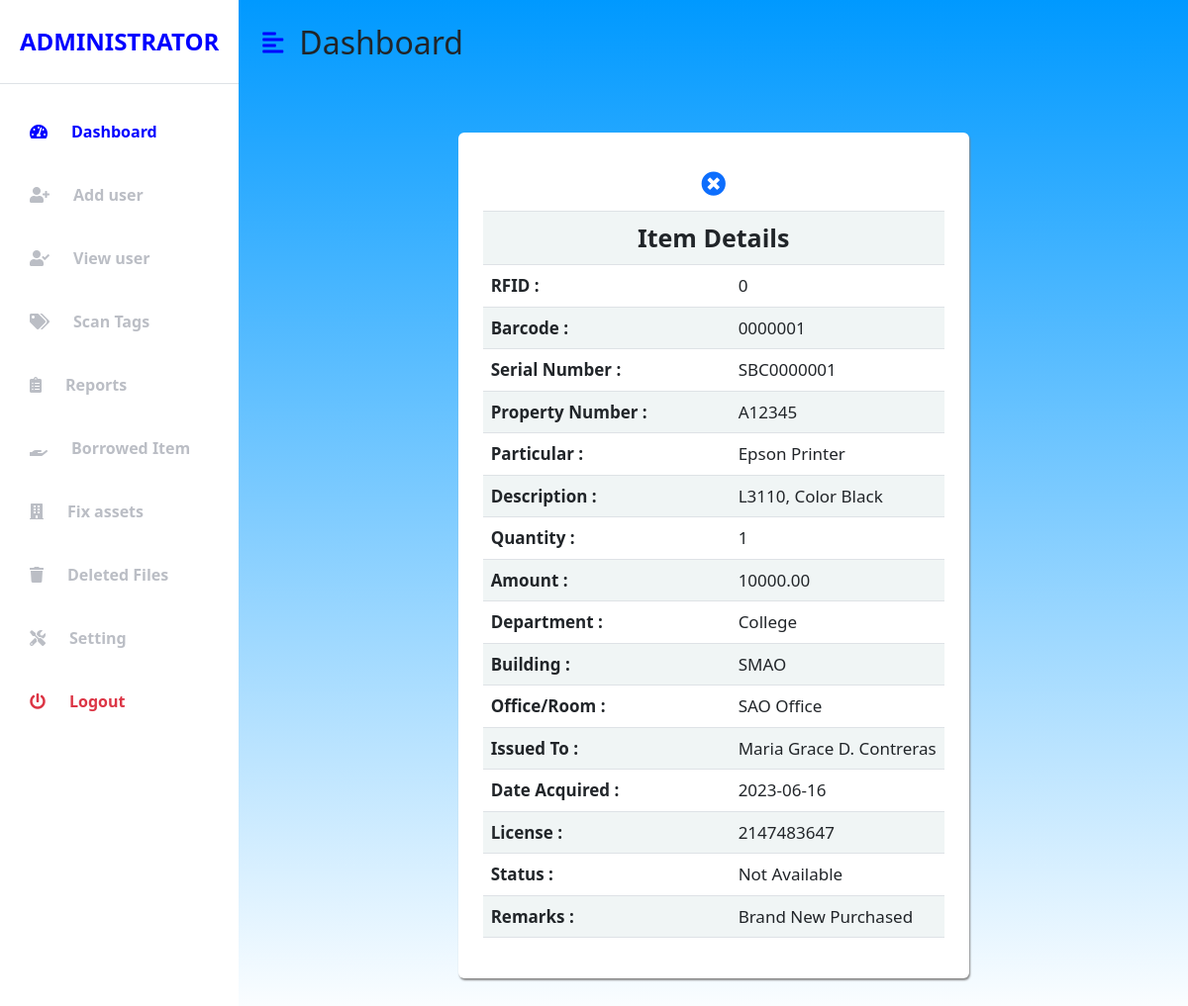
Page /adminviewmore.php?item_id=1 (signed in) on the committed database.
### tables this page shows
CREATE TABLE `item` (
  `item_id` int(12) NOT NULL,
  `rfid` int(255) NOT NULL,
  `barcode` varchar(255) NOT NULL,
  `sn` varchar(255) NOT NULL,
  `pcode` varchar(255) NOT NULL,
  `particular` varchar(255) NOT NULL,
  `description` varchar(255) NOT NULL,
  `qty` int(255) NOT NULL,
  `amount` decimal(12,2) NOT NULL,
  `department` varchar(255) NOT NULL,
  `building` varchar(255) NOT NULL,
  `officeroom` varchar(255) NOT NULL,
  `issuedto` varchar(255) NOT NULL,
  `dateacq` varchar(255) NOT NULL,
  `licensed` int(255) NOT NULL,
  `status` varchar(255) NOT NULL,
  `remark` varchar(255) NOT NULL
);

### adminviewmore.php (the view, shortened to what this page needs)
<!DOCTYPE html>
<html lang="en">
<head>
    <link href="https://cdn.jsdelivr.net/npm/bootstrap@5.0.0-beta3/dist/css/bootstrap.min.css" rel="stylesheet" />
    <link rel="stylesheet" href="https://cdnjs.cloudflare.com/ajax/libs/font-awesome/5.15.3/css/all.min.css" />
	<link rel="stylesheet" href="css/admin.css">
	<link rel="stylesheet" href="css/popupform.css">
</head>
<body>
    <div class="d-flex" id="wrapper">
        <div class="bg-white" id="sidebar-wrapper">
            <div class="sidebar-heading text-center py-4 primary-text fs-4 fw-bold text-uppercase border-bottom">ADMINISTRATOR</div>
            <div class="list-group list-group-flush my-3">
                <a href="admin.php" 		class="list-group-item list-group-item-action bg-transparent second-text active"><i  class="fas fa-tachometer-alt me-4"></i>Dashboard</a>
                <a href="adminadduser.php" 	class="list-group-item list-group-item-action bg-transparent second-text fw-bold"><i class="fas fa-user-plus me-4"></i>Add user</a>
                <a href="adminviewuser.php" class="list-group-item list-group-item-action bg-transparent second-text fw-bold"><i class='fas fa-user-check me-4'></i>View user</a>
				<a href="adminscantags.php" class="list-group-item list-group-item-action bg-transparent second-text fw-bold"><i class="fa fa-tags me-4"></i></i>Scan Tags</a>
                <a href="#" 				class="list-group-item list-group-item-action bg-transparent second-text fw-bold"><i class='fas fa-clipboard-list me-4'></i>Reports</a>
                <a href="#" class="list-group-item list-group-item-action bg-transparent second-text fw-bold"><i class='fas fa-hand-holding me-4'></i>Borrowed Item</a>
                <a href="#" class="list-group-item list-group-item-action bg-transparent second-text fw-bold"><i class='fa fa-building me-4'></i></i>Fix assets</a>
                <a href="#" class="list-group-item list-group-item-action bg-transparent second-text fw-bold"><i class='fa fa-trash me-4'></i>Deleted Files</a>
                <a href="#" class="list-group-item list-group-item-action bg-transparent second-text fw-bold"><i class='fas fa-tools me-4'></i>Setting</a>
                <a href="logout.php" class="list-group-item list-group-item-action bg-transparent text-danger fw-bold"><i class="fas fa-power-off me-4"></i>Logout</a>
            </div>
        </div>
        <div id="page-content-wrapper">
            <nav class="navbar navbar-expand-lg navbar-light bg-transparent py-4 px-4">
                <div class="d-flex align-items-center">
                    <i class="fas fa-align-left primary-text fs-4 me-3" id="menu-toggle"></i>
                    <h2 class="fs-2 m-0">Dashboard</h2>
                </div>
            </nav>
            <div class="container-fluid px-4">
				<div class="row my-5">
                    <div class="form2">
					<div class="tableform">
						<?php
							require('db.php');
							$item_id=$_GET['item_id'];
							$sql = "SELECT * FROM item where item_id='$item_id'";
							$result = $con->query($sql);
							if ($result->num_rows > 0) {
							while($row = $result->fetch_assoc()) {
						?>
                        <table class="table bg-white rounded " style="font-size:17px; width:auto;">
							<tr><td colspan="2" align="center" style="font-size:25px;"><a href="admin.php?item_id=<?php echo($row['item_id']);?>" /><i class="fa fa-times-circle"></i></a></td></tr>
							<tr><td colspan="2" align="center" style="font-size:25px;"><label><b>Item Details</b></label></td></tr>
							<tr>
								<td><label for="rfid"><b>RFID :</b></label></td>
								<td><label for="rfid"><?php echo $row['rfid'];?></label></td>
							</tr>
							<tr>
								<td><label><b>Barcode :</b></label></td>
								<td><label><?php echo $row['barcode'];?></label></td>
							</tr>
							<tr>
								<td><label><b>Serial Number :</b></label></td>
								<td><label><?php echo $row['sn'];?></label></td>
							</tr>
							<tr>
								<td width="250px;"><label><b>Property Number :</b></label></td>
								<td><label><?php echo $row['pcode'];?></label></td>
							</tr>
							<tr>
								<td><label><b>Particular :</b></label></td>
								<td><label><?php echo $row['particular'];?></label></td>
							</tr>
							<tr>
								<td><label><b>Description :</b></label></td>
								<td><label><?php echo $row['description'];?></label></td>
							</tr>
							<tr>
								<td><label><b>Quantity :</b></label></td>
								<td><label><?php echo $row['qty'];?></label></td>
							</tr>
							<tr>
								<td><label><b>Amount :</b></label></td>
								<td><label><?php echo $row['amount'];?></label></td>
							</tr>
							<tr>
								<td><label><b>Department :</b></label></td>
								<td><label><?php echo $row['department'];?></label></td>
							</tr>
							<tr>
								<td><label><b>Building :</b></label></td>
								<td><label><?php echo $row['building'];?></label></td>
							</tr>
							<tr>
								<td><label><b>Office/Room :</b></label></td>
								<td><Label><?php echo $row['officeroom'];?></label></td>
							</tr>
							<tr>
								<td><label><b>Issued To :</b></label></td>
								<td><label><?php echo $row['issuedto'];?></label></td>
							</tr>
							<tr>
								<td><label><b>Date Acquired :</b></label></td>
								<td><label><?php echo $row['dateacq'];?></label></td>
							</tr>
							<tr>
								<td><label><b>License :</b></label></td>
								<td><label><?php echo $row['licensed'];?></label></td>
							</tr>
							<tr>
								<td><label><b>Status :</b></label></td>
								<td><label><?php echo $row['status'];?></label></td>
							</tr>
							<tr>
								<td><label><b>Remarks :</b></label></td>
								<td><label><?php echo $row['remark'];?></label></td>
							</tr>
							<?php
								}
								echo "</table>";
								} else { echo "0 results"; }
							?>
							</div>
						</div>
					</div>
				</div>
			</div>
    </div>
</body>
</html>

### css/admin.css (style rules this page uses)
:root { --main-bg-color: #009d6; --main-text-color: blue; --second-text-color: #bbbec5; --second-bg-color: #c1efde; }
.primary-text { color: var(--main-text-color); }
.second-text { color: var(--second-text-color); }
#wrapper { overflow-x: hidden; background-image: linear-gradient(to bottom, #0099ff 0%, #fff 100%); }
#sidebar-wrapper { min-height: 100vh; margin-left: -15rem; -webkit-transition: margin 0.25s ease-out; -moz-transition: margin 0.25s ease-out; -o-transition: margin 0.25s ease-out; transition: margin 0.25s ease-out; }
#sidebar-wrapper .sidebar-heading { padding: 0.875rem 1.25rem; font-size: 1.2rem; }
#sidebar-wrapper .list-group { width: 15rem; }
#page-content-wrapper { min-width: 100vw; }
#menu-toggle { cursor: pointer; }
.list-group-item { border: none; padding: 20px 30px; }
.list-group-item.active { background-color: transparent; color: var(--main-text-color); font-weight: bold; border: none; }
@media (min-width: 768px) { #sidebar-wrapper { margin-left: 0; } }
@media (min-width: 768px) { #page-content-wrapper { min-width: 0; width: 100%; } }
.form2 { display: flex; justify-content: center; border:0px solid black; }
.tableform { display: flex; justify-content: center; border:0px solid black; background: white; width:auto; padding: 25px; border-radius: 6px; box-shadow: 1px 2px 2px #888888; }

### adminviewmore.php (style rules this page uses)
tr:nth-child(even) { background-color: #f0f5f5; }

### rows in the picture
item: rfid "0", barcode "0000001", sn "SBC0000001", pcode "A12345", particular "Epson Printer", description "L3110, Color Black", qty "1", amount "10000.00", department "College", building "SMAO", officeroom "SAO Office", issuedto "Maria Grace D. Contreras", dateacq "2023-06-16", licensed "2147483647", status "Not Available", remark "Brand New Purchased"
